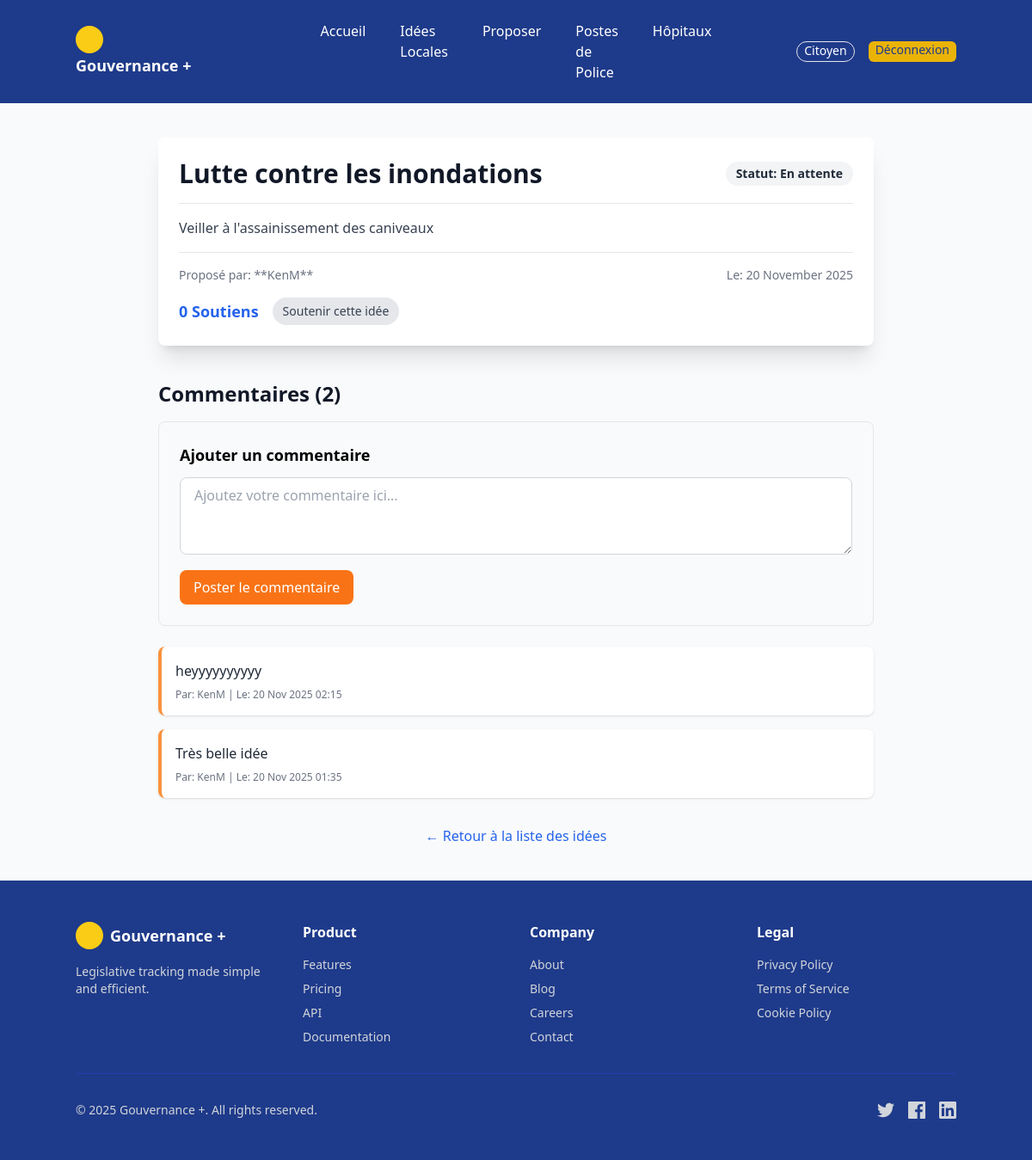
The page /ideas/1/ (signed in) on the database its author committed.
### accounts/models.py (models this page shows, shortened)
class User(AbstractUser):
    ROLE_CHOICES = [
        ('citizen', 'Citoyen'),
        ('official', 'Élu'),
        ('admin', 'Administrateur'),
    ]
    role = models.CharField(
        max_length=20, choices=ROLE_CHOICES, default='citizen')
    district = models.ForeignKey(
        District,
        on_delete=models.SET_NULL,
        null=True, blank=True,
        related_name='users'
    )

### ideas/models.py (models this page shows, shortened)
class Idea(models.Model):
    author = models.ForeignKey(User, on_delete=models.CASCADE)
    title = models.CharField(max_length=200)
    description = models.TextField()
    created_at = models.DateTimeField(auto_now_add=True)
    district = models.ForeignKey(
        District, on_delete=models.CASCADE, related_name='ideas')
    STATUS_CHOICES = [
        ('pending', 'En attente'),
        ('review', 'En analyse'),
        ('approved', 'Approuvé'),
        ('rejected', 'Rejeté'),
    ]
    status = models.CharField(
        max_length=20,
        choices=STATUS_CHOICES,
        default='pending'
    )

class Comment(models.Model):
    idea = models.ForeignKey('Idea', on_delete=models.CASCADE)
    author = models.ForeignKey(
        settings.AUTH_USER_MODEL, on_delete=models.CASCADE)
    text = models.TextField(verbose_name="Commentaire")
    created_at = models.DateTimeField(auto_now_add=True)
    class Meta:
        verbose_name = "Commentaire"
        verbose_name_plural = "Commentaires"
        ordering = ['created_at']  # Tri par défaut

### ideas/views.py (the view)
# urls.py: path('<int:idea_id>/', views.idea_detail, name='idea_detail'),
@login_required
def idea_detail(request, idea_id):
    idea = get_object_or_404(Idea, pk=idea_id)
    user = request.user
    if user.role == 'citizen' and idea.district != user.district:
        raise Http404("Cette idée n'est pas dans votre circonscription.")
    if request.method == 'POST':
        comment_form = CommentForm(request.POST)
        if comment_form.is_valid():
            new_comment = comment_form.save(commit=False)
            new_comment.idea = idea
            new_comment.author = user
            new_comment.save()
            return redirect('idea_detail', idea_id=idea.id)
    else:
        comment_form = CommentForm()
    has_voted = Vote.objects.filter(user=user, idea=idea).exists()
    context = {
        'idea': idea,
        'comments': idea.comment_set.all().order_by('-created_at'),
        'comment_form': comment_form,  # Le formulaire
        'has_voted': has_voted,
        'vote_id': f'vote-count-{idea.id}',
    }
    return render(request, 'ideas/idea_detail.html', context)

### ideas/forms.py
class CommentForm(forms.ModelForm):  # <-- NOUVEAU
    class Meta:
        model = Comment
        fields = ('text',)
        widgets = {
            'text': forms.Textarea(attrs={'class': 'w-full px-4 py-2 border border-gray-300 rounded-lg focus:outline-none focus:ring-orange-500 focus:border-orange-500', 'rows': 3, 'placeholder': 'Ajoutez votre commentaire ici...'}),
        }

### ideas/templates/ideas/idea_detail.html (shortened to what this page needs)
{% extends "base.html" %}
{% block content %}
<div class="max-w-4xl mx-auto py-10 sm:px-6 lg:px-8">
    <div class="bg-white shadow-xl rounded-lg p-6 mb-8">
        <div class="flex items-center justify-between border-b pb-4 mb-4">
            <h1 class="text-3xl font-bold text-gray-900">{{ idea.title }}</h1>
            <span class="px-3 py-1 text-sm font-semibold rounded-full
                {% if idea.status == 'approved' %} bg-green-100 text-green-800
                {% elif idea.status == 'rejected' %} bg-red-100 text-red-800
                {% elif idea.status == 'review' %} bg-yellow-100 text-yellow-800
                {% else %} bg-gray-100 text-gray-800
                {% endif %}">
                Statut: {{ idea.get_status_display }}
            </span>
        </div>
        <p class="text-gray-700 whitespace-pre-wrap mb-4">{{ idea.description }}</p>
        <div class="text-sm text-gray-500 flex justify-between border-t pt-4">
            <span>Proposé par: **{{ idea.author.username }}**</span>
            <span>Le: {{ idea.created_at|date:"d F Y" }}</span>
        </div>
        <div class="mt-4 flex items-center space-x-4">
            <span class="text-lg font-bold text-blue-600">{{ idea.votes.count }} Soutiens</span>
            {% if request.user.role == 'citizen' %}
                <form method="post" action="{% url 'vote_idea' idea.id %}">
                    <button type="submit" class="px-3 py-1.5 rounded-full text-sm font-medium transition duration-150
                        {% if has_voted %} bg-blue-600 text-white hover:bg-blue-700
                        {% else %} bg-gray-200 text-gray-700 hover:bg-gray-300
                        {% endif %}">
                        {% if has_voted %} Annuler le soutien {% else %} Soutenir cette idée {% endif %}
                    </button>
                </form>
            {% endif %}
        </div>
    </div>
    <div class="mt-10">
        <h2 class="text-2xl font-bold text-gray-900 mb-4">Commentaires ({{ comments|length }})</h2>
        <div class="bg-gray-50 p-6 rounded-lg mb-6 border border-gray-200">
            <h3 class="text-lg font-semibold mb-3">Ajouter un commentaire</h3>
            <form method="post">
                {{ comment_form.text }}
                <button type="submit" class="mt-3 bg-orange-500 hover:bg-orange-600 text-white font-medium py-2 px-4 rounded-lg transition duration-200">
                    Poster le commentaire
                </button>
            </form>
        </div>
        <div class="space-y-4">
            {% for comment in comments %}
                <div class="p-4 bg-white shadow rounded-lg border-l-4 border-orange-400">
                    <p class="text-gray-800 whitespace-pre-wrap mb-2">{{ comment.text }}</p>
                    <p class="text-xs text-gray-500 mt-1">
                        Par: {{ comment.author.username }} | Le: {{ comment.created_at|date:"d M Y H:i" }}
                    </p>
                </div>
            {% empty %}
                <p class="text-gray-500 italic">Soyez le premier à commenter cette idée !</p>
            {% endfor %}
        </div>
    </div>
    <div class="mt-8 text-center">
        <a href="{% url 'idea_list' %}" class="text-blue-600 hover:text-blue-800 font-medium">← Retour à la liste des idées</a>
    </div>
</div>
{% endblock content %}

### templates/base.html (shortened to what this page needs)
<!DOCTYPE html>
<html lang="fr">
<head>
    <script src="https://cdn.tailwindcss.com"></script>
</head>
<body class="min-h-screen bg-background bg-gray-50">
    <header class="bg-blue-900 text-white py-6 px-6">
        <div class="container mx-auto flex items-center justify-between">
            <div class="flex-1 ">
                <div class="w-8 h-8 bg-yellow-400 rounded-full flex items-center justify-center">
                    <FileText class="w-5 h-5 text-blue-900" />
                </div>
                <a href="{% url 'accueil' %}" class="font-bold text-lg">Gouvernance +</a>
            </div>
            <div class="flex-1">
                <ul class=" flex justify-center space-x-10">
                    <li href="{% url 'accueil' %}" class="hover:text-yellow-400 transition-colors">Accueil</li>
                    {% if request.user.is_authenticated %}
                    {% if request.user.role == 'citizen' %}
                    <li href="{% url 'idea_list' %}" class="hover:text-yellow-400 transition-colors">Idées Locales</li>
                    <li href="{% url 'submit_idea' %}" class="hover:text-yellow-400 transition-colors">Proposer</li>
                    <li href="{% url 'police_station_list' %}" class="hover:text-yellow-400 transition-colors">Postes de
                        Police</li>
                    <li href="{% url 'hospital_list' %}" class="hover:text-yellow-400 transition-colors">Hôpitaux</li>
                    {% elif request.user.role == 'official' %}
                    <li href="{% url 'official_dashboard' %}" class="hover:text-yellow-400 transition-colors">Tableau de
                        bord
                        Élu</li>
                    <li href="{% url 'project_list' %}" class="hover:text-yellow-400 transition-colors">Projets en
                        cours</li>
                    {% elif request.user.role == 'admin' %}
                    <li href="/admin/" class="hover:text-yellow-400 transition-colors">Admin Panel</li>
                    {% endif %}
                </ul>
            </div>
            <div class="flex-1 flex justify-end space-x-4">
                <span class="text-sm border rounded-full px-2 pb-0.5">
                    {{ request.user.get_role_display }}
                </span>
                <a href="{% url 'logout' %}"
                    class=" text-sm bg-yellow-500 text-blue-900 rounded-md font-medium px-2 pb-0.5 hover:bg-gray-200">
                    Déconnexion
                </a>
                {% endif %}
            </div>
        </div>
    </header>
    <main class="">
        {% block content %}
        {% endblock %}
    </main>
    <footer class="bg-blue-900 text-white py-12 px-6">
        <div class="container mx-auto">
            <div class="grid grid-cols-1 md:grid-cols-4 gap-8 mb-8">
                <div>
                    <div class="flex items-center gap-2 mb-4">
                        <div class="w-8 h-8 bg-yellow-400 rounded-full flex items-center justify-center">
                            <FileText class="w-5 h-5 text-blue-900" />
                        </div>
                        <span class="font-bold text-lg">Gouvernance +</span>
                    </div>
                    <p class="text-sm text-gray-300">
                        Legislative tracking made simple and efficient.
                    </p>
                </div>
                <div>
                    <h4 class="font-bold mb-4">Product</h4>
                    <ul class="space-y-2 text-sm">
                        <li><a href="#" class="text-gray-300 hover:text-yellow-400 transition-colors">Features</a>
                        </li>
                        <li><a href="#" class="text-gray-300 hover:text-yellow-400 transition-colors">Pricing</a>
                        </li>
                        <li><a href="#" class="text-gray-300 hover:text-yellow-400 transition-colors">API</a></li>
                        <li><a href="#" class="text-gray-300 hover:text-yellow-400 transition-colors">Documentation</a>
                        </li>
                    </ul>
                </div>
                <div>
                    <h4 class="font-bold mb-4">Company</h4>
                    <ul class="space-y-2 text-sm">
                        <li><a href="#" class="text-gray-300 hover:text-yellow-400 transition-colors">About</a></li>
                        <li><a href="#" class="text-gray-300 hover:text-yellow-400 transition-colors">Blog</a></li>
                        <li><a href="#" class="text-gray-300 hover:text-yellow-400 transition-colors">Careers</a>
                        </li>
                        <li><a href="#" class="text-gray-300 hover:text-yellow-400 transition-colors">Contact</a>
                        </li>
                    </ul>
                </div>
                <div>
                    <h4 class="font-bold mb-4">Legal</h4>
                    <ul class="space-y-2 text-sm">
                        <li><a href="#" class="text-gray-300 hover:text-yellow-400 transition-colors">Privacy
                                Policy</a></li>
                        <li><a href="#" class="text-gray-300 hover:text-yellow-400 transition-colors">Terms of
                                Service</a></li>
                        <li><a href="#" class="text-gray-300 hover:text-yellow-400 transition-colors">Cookie
                                Policy</a></li>
                    </ul>
                </div>
            </div>
            <div class="border-t border-blue-800 pt-8 flex flex-col md:flex-row justify-between items-center gap-4">
                <p class="text-sm text-gray-300">
                    © 2025 Gouvernance +. All rights reserved.
                </p>
                <div class="flex gap-4">
                    <a href="#" class="text-gray-300 hover:text-yellow transition-colors">
                    </a>
                    <a href="#" class="text-gray-300 hover:text-yellow transition-colors">
                    </a>
                    <a href="#" class="text-gray-300 hover:text-yellow transition-colors">
                    </a>
                </div>
            </div>
        </div>
    </footer>
</body>
</html>

### rows shown on the page
User: user.role "Citoyen"
Idea: title "Lutte contre les inondations", status "En attente", description "Veiller à l'assainissement des caniveaux", author.username "KenM", created_at "20 November 2025", votes.count "0"
Comment: text "heyyyyyyyyyy", author.username "KenM", created_at "20 Nov 2025 02:15"
Comment: text "Très belle idée", author.username "KenM", created_at "20 Nov 2025 01:35"

### other values the page prints
{{ comments|length }} "2"
